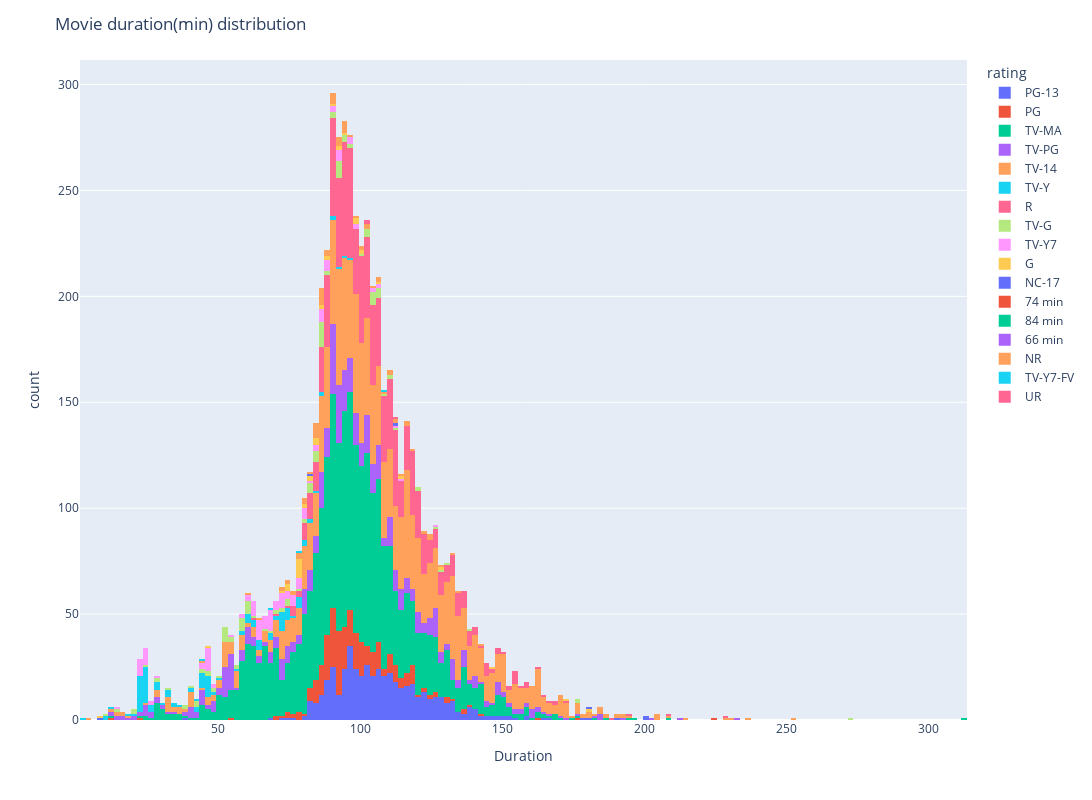

This figure's notebook cell:
### Markdown cell above
<br>

- We can see that regarding movies the overall distribution tells us that the usual duration is between 60 to 140 minutes, peaking at 100 minutes. Movies outside that interval tend to be a small amount of outliers.
<br>

- Regarding TV shows we can see a high amount of a single season shows, the volume falls sharply at 2 seasons and becomes residual at values higher than three. This could indicate either that we have lots of single season series that could be either big stories that can only be told in a series or that either market analysis or quality control of many of these single series is poor. Meaning either that many of these shows shouldn't have been produced at all or that they are lacking quality.

<br>

Further exploring movies, the tendency maintains across all ratings, changing a bit in some specific categories like TV-Y wich is meant for younger spectators that is more dense in the 20 minutes duration, wich is due to a youngster attention span. Some categories like 74min, 66min and 84min are categories that just have one movie, so they are not to be taken into account.

### Code cell
import plotly.express as ff

fig = ff.histogram(movies[~movies.rating.isna()], x='duration', color='rating', width=1600, height=800, labels={"duration": "Duration"})
fig.update_layout(title_text='Movie duration(min) distribution')
fig.show()

### Figure 1 — Plotly figure (JSON) as saved in the notebook; plotly's stock layout.template omitted (floating-point values rounded to 4 significant figures; data arrays with more than 128 entries replaced by an {"elided": "..."} marker saying what was removed)
{"data": [{"alignmentgroup": "True", "bingroup": "x", "hovertemplate": "rating=PG-13<br>Duration=%{x}<br>count=%{y}<extra></extra>", "legendgroup": "PG-13", "marker": {"color": "#636efa", "pattern": {"shape": ""}}, "name": "PG-13", "offsetgroup": "PG-13", "orientation": "v", "showlegend": true, "type": "histogram", "x": {"elided": "490 int values"}, "xaxis": "x", "yaxis": "y"}, {"alignmentgroup": "True", "bingroup": "x", "hovertemplate": "rating=PG<br>Duration=%{x}<br>count=%{y}<extra></extra>", "legendgroup": "PG", "marker": {"color": "#EF553B", "pattern": {"shape": ""}}, "name": "PG", "offsetgroup": "PG", "orientation": "v", "showlegend": true, "type": "histogram", "x": {"elided": "287 int values"}, "xaxis": "x", "yaxis": "y"}, {"alignmentgroup": "True", "bingroup": "x", "hovertemplate": "rating=TV-MA<br>Duration=%{x}<br>count=%{y}<extra></extra>", "legendgroup": "TV-MA", "marker": {"color": "#00cc96", "pattern": {"shape": ""}}, "name": "TV-MA", "offsetgroup": "TV-MA", "orientation": "v", "showlegend": true, "type": "histogram", "x": {"elided": "2062 int values"}, "xaxis": "x", "yaxis": "y"}, {"alignmentgroup": "True", "bingroup": "x", "hovertemplate": "rating=TV-PG<br>Duration=%{x}<br>count=%{y}<extra></extra>", "legendgroup": "TV-PG", "marker": {"color": "#ab63fa", "pattern": {"shape": ""}}, "name": "TV-PG", "offsetgroup": "TV-PG", "orientation": "v", "showlegend": true, "type": "histogram", "x": {"elided": "540 int values"}, "xaxis": "x", "yaxis": "y"}, {"alignmentgroup": "True", "bingroup": "x", "hovertemplate": "rating=TV-14<br>Duration=%{x}<br>count=%{y}<extra></extra>", "legendgroup": "TV-14", "marker": {"color": "#FFA15A", "pattern": {"shape": ""}}, "name": "TV-14", "offsetgroup": "TV-14", "orientation": "v", "showlegend": true, "type": "histogram", "x": {"elided": "1427 int values"}, "xaxis": "x", "yaxis": "y"}, {"alignmentgroup": "True", "bingroup": "x", "hovertemplate": "rating=TV-Y<br>Duration=%{x}<br>count=%{y}<extra></extra>", "legendgroup": "TV-Y", "marker": {"color": "#19d3f3", "pattern": {"shape": ""}}, "name": "TV-Y", "offsetgroup": "TV-Y", "orientation": "v", "showlegend": true, "type": "histogram", "x": {"elided": "131 int values"}, "xaxis": "x", "yaxis": "y"}, {"alignmentgroup": "True", "bingroup": "x", "hovertemplate": "rating=R<br>Duration=%{x}<br>count=%{y}<extra></extra>", "legendgroup": "R", "marker": {"color": "#FF6692", "pattern": {"shape": ""}}, "name": "R", "offsetgroup": "R", "orientation": "v", "showlegend": true, "type": "histogram", "x": {"elided": "797 int values"}, "xaxis": "x", "yaxis": "y"}, {"alignmentgroup": "True", "bingroup": "x", "hovertemplate": "rating=TV-G<br>Duration=%{x}<br>count=%{y}<extra></extra>", "legendgroup": "TV-G", "marker": {"color": "#B6E880", "pattern": {"shape": ""}}, "name": "TV-G", "offsetgroup": "TV-G", "orientation": "v", "showlegend": true, "type": "histogram", "x": [106, 87, 46, 92, 95, 273, 61, 60, 60, 58, 61, 15, 54, 84, 60, 92, 42, 58, 58, 105, 102, 110, 107, 97, 107, 84, 84, 120, 107, 87, 96, 87, 85, 127, 92, 86, 93, 59, 71, 44, 120, 104, 110, 86, 83, 100, 128, 93, 102, 109, 81, 107, 95, 103, 83, 21, 82, 176, 81, 67, 28, 87, 20, 38, 10, 63, 105, 70, 87, 90, 51, 29, 58, 102, 95, 88, 74, 40, 78, 84, 105, 82, 86, 38, 130, 92, 92, 45, 90, 52, 52, 25, 47, 73, 104, 87, 88, 75, 42, 90, 57, 138, 87, 176, 56, 48, 60, 42, 53, 53, 113, 54, 53, 53, 53, 87, 72, 105, 49, 92, 75, 32, 58, 82, 68, 87], "xaxis": "x", "yaxis": "y"}, {"alignmentgroup": "True", "bingroup": "x", "hovertemplate": "rating=TV-Y7<br>Duration=%{x}<br>count=%{y}<extra></extra>", "legendgroup": "TV-Y7", "marker": {"color": "#FF97FF", "pattern": {"shape": ""}}, "name": "TV-Y7", "offsetgroup": "TV-Y7", "orientation": "v", "showlegend": true, "type": "histogram", "x": {"elided": "139 int values"}, "xaxis": "x", "yaxis": "y"}, {"alignmentgroup": "True", "bingroup": "x", "hovertemplate": "rating=G<br>Duration=%{x}<br>count=%{y}<extra></extra>", "legendgroup": "G", "marker": {"color": "#FECB52", "pattern": {"shape": ""}}, "name": "G", "offsetgroup": "G", "orientation": "v", "showlegend": true, "type": "histogram", "x": [90, 93, 173, 9, 87, 78, 83, 79, 81, 47, 89, 87, 78, 78, 99, 92, 85, 80, 75, 75, 79, 78, 75, 78, 94, 82, 146, 181, 84, 98, 115, 106, 84, 89, 72, 78, 100, 98, 78, 128, 100], "xaxis": "x", "yaxis": "y"}, {"alignmentgroup": "True", "bingroup": "x", "hovertemplate": "rating=NC-17<br>Duration=%{x}<br>count=%{y}<extra></extra>", "legendgroup": "NC-17", "marker": {"color": "#636efa", "pattern": {"shape": ""}}, "name": "NC-17", "offsetgroup": "NC-17", "orientation": "v", "showlegend": true, "type": "histogram", "x": [112, 180, 83], "xaxis": "x", "yaxis": "y"}, {"alignmentgroup": "True", "bingroup": "x", "hovertemplate": "rating=74 min<br>Duration=%{x}<br>count=%{y}<extra></extra>", "legendgroup": "74 min", "marker": {"color": "#EF553B", "pattern": {"shape": ""}}, "name": "74 min", "offsetgroup": "74 min", "orientation": "v", "showlegend": true, "type": "histogram", "x": [null], "xaxis": "x", "yaxis": "y"}, {"alignmentgroup": "True", "bingroup": "x", "hovertemplate": "rating=84 min<br>Duration=%{x}<br>count=%{y}<extra></extra>", "legendgroup": "84 min", "marker": {"color": "#00cc96", "pattern": {"shape": ""}}, "name": "84 min", "offsetgroup": "84 min", "orientation": "v", "showlegend": true, "type": "histogram", "x": [null], "xaxis": "x", "yaxis": "y"}, {"alignmentgroup": "True", "bingroup": "x", "hovertemplate": "rating=66 min<br>Duration=%{x}<br>count=%{y}<extra></extra>", "legendgroup": "66 min", "marker": {"color": "#ab63fa", "pattern": {"shape": ""}}, "name": "66 min", "offsetgroup": "66 min", "orientation": "v", "showlegend": true, "type": "histogram", "x": [null], "xaxis": "x", "yaxis": "y"}, {"alignmentgroup": "True", "bingroup": "x", "hovertemplate": "rating=NR<br>Duration=%{x}<br>count=%{y}<extra></extra>", "legendgroup": "NR", "marker": {"color": "#FFA15A", "pattern": {"shape": ""}}, "name": "NR", "offsetgroup": "NR", "orientation": "v", "showlegend": true, "type": "histogram", "x": [84, 90, 86, 44, 112, 86, 93, 86, 133, 95, 92, 95, 65, 108, 105, 115, 112, 99, 96, 95, 79, 102, 101, 61, 77, 129, 79, 90, 103, 93, 110, 88, 75, 95, 88, 85, 81, 85, 91, 116, 84, 143, 90, 86, 79, 80, 84, 117, 111, 82, 86, 93, 88, 118, 84, 72, 94, 73, 85, 100, 123, 135, 87, 87, 90, 77, 125, 125, 94, 125, 106, 106, 75, 86, 81], "xaxis": "x", "yaxis": "y"}, {"alignmentgroup": "True", "bingroup": "x", "hovertemplate": "rating=TV-Y7-FV<br>Duration=%{x}<br>count=%{y}<extra></extra>", "legendgroup": "TV-Y7-FV", "marker": {"color": "#19d3f3", "pattern": {"shape": ""}}, "name": "TV-Y7-FV", "offsetgroup": "TV-Y7-FV", "orientation": "v", "showlegend": true, "type": "histogram", "x": [43, 44, 78, 68, 109], "xaxis": "x", "yaxis": "y"}, {"alignmentgroup": "True", "bingroup": "x", "hovertemplate": "rating=UR<br>Duration=%{x}<br>count=%{y}<extra></extra>", "legendgroup": "UR", "marker": {"color": "#FF6692", "pattern": {"shape": ""}}, "name": "UR", "offsetgroup": "UR", "orientation": "v", "showlegend": true, "type": "histogram", "x": [103, 103, 113], "xaxis": "x", "yaxis": "y"}], "layout": {"barmode": "relative", "height": 800, "legend": {"title": {"text": "rating"}, "tracegroupgap": 0}, "margin": {"t": 60}, "title": {"text": "Movie duration(min) distribution"}, "width": 1600, "xaxis": {"anchor": "y", "domain": [0, 1], "title": {"text": "Duration"}}, "yaxis": {"anchor": "x", "domain": [0, 1], "title": {"text": "count"}}}}
